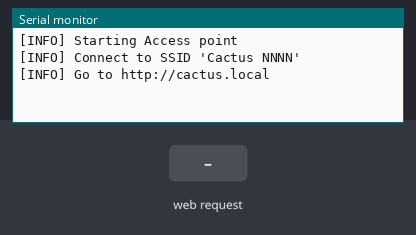
A sketch run on a simulated ESP8266 (NodeMCU). Parts: the last lines printed to the serial monitor. The test bench sets the inputs (shaded band).

Above: at 1.2 s.
1.3 s: HTTP request GET /?ssid=1&password=1&key=1 received
At 1.9 s:
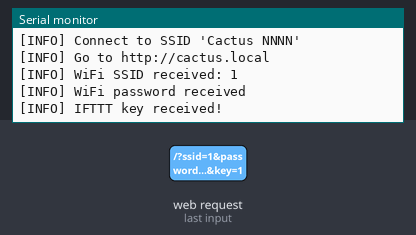
2.8 s: HTTP request GET /?ssid=120&password=120&key=120 received
At 4.3 s:
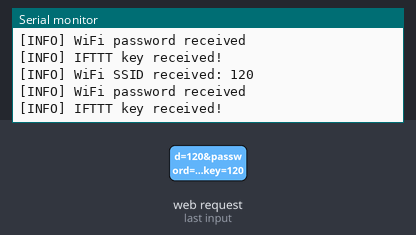

The sketch:

form-page-ap.ino
```cpp
#include <ESP8266WebServer.h>
#include <ESP8266mDNS.h>

char ssid [50] = "secret";
char password [50] = "secret";
String AP_NamePrefix = "Cactus ";
const char WiFiAPPSK[] = "hutscape";
const char* DomainName = "cactus"; // set domain name domain.local

ESP8266WebServer server(80);

void setup() {
  Serial.begin(115200);
  Serial.println("");

  Serial.println("[INFO] Starting Access point");
  initAccessPoint();

  bool hasMDNSStarted = MDNS.begin(DomainName, WiFi.softAPIP());
  if (!hasMDNSStarted) {
    Serial.println("[ERROR] mDNS has failed to start");
  }

  startServer();
  Serial.println("[INFO] Connect to SSID 'Cactus NNNN'");
  Serial.println("[INFO] Go to http://cactus.local");
}

void loop() {
  MDNS.update();
  server.handleClient();
}

void initAccessPoint() {
  WiFi.mode(WIFI_AP);
  WiFi.softAP(createAPName().c_str(), WiFiAPPSK);
}

String createAPName() {
  uint8_t mac[WL_MAC_ADDR_LENGTH];
  WiFi.softAPmacAddress(mac);
  String macID = String(mac[WL_MAC_ADDR_LENGTH - 2], HEX) +
                 String(mac[WL_MAC_ADDR_LENGTH - 1], HEX);
  macID.toUpperCase();
  return AP_NamePrefix + macID;
}

void startServer() {
  server.on("/", handleRoot);

  const char * headerkeys[] = {"User-Agent","Cookie"} ;
  size_t headerkeyssize = sizeof(headerkeys)/sizeof(char*);

  server.collectHeaders(headerkeys, headerkeyssize );
  server.begin();
}

void handleRoot() {
  if (server.hasArg("ssid") && server.hasArg("password") && server.hasArg("key")){
    String receivedSSID = server.arg("ssid");

    Serial.println("[INFO] WiFi SSID received: " + receivedSSID);
    receivedSSID.toCharArray(ssid, 50);

    Serial.println("[INFO] WiFi password received");
    server.arg("password").toCharArray(password, 50);

    Serial.println("[INFO] IFTTT key received!");
    returnSuccessPage();
    return;
  }

  returnConfigPage();
}

void returnConfigPage() {
  String content = "<html><body><form action='/' method='post'>";

  content += "<h1>Secret page</h1>";
  content += "<p>WiFi SSID: <input type='text' name='ssid' placeholder='ssid'></p>";
  content += "<p>WiFi Password:<input type='password' name='password' placeholder='secret'></p>";

  content += "<p>IFTTT Key:<input type='text' name='key' placeholder='IFTTT Key'></p>";
  // IFTTT key from https://ifttt.com/services/maker_webhooks/settings
  // https://maker.ifttt.com/use/{key}

  content += "<input type='submit' name='submit' value='Submit'></form></body></html>";
  server.send(200, "text/html", content);
}

void returnSuccessPage() {
  String content = "<html><body><h1>Received!</h1></body></html>";
  server.send(301, "text/html", content);
}
```

Measured:
- after the input at 1.3 s, the serial monitor: prints a new line at once (image 1)
- after the input at 2.8 s, the serial monitor: prints a new line at once (image 2)
